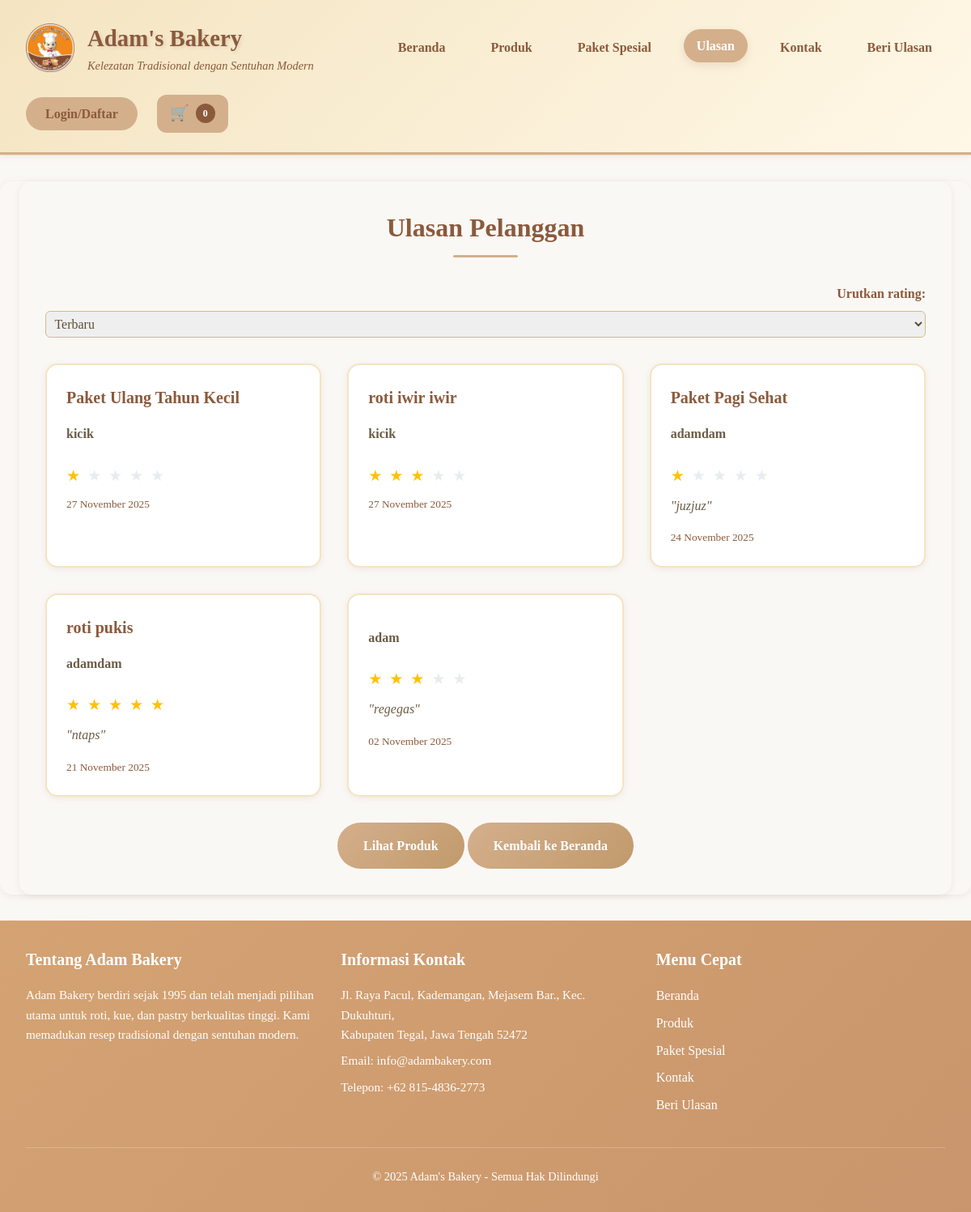
The app's page /view_reviews.php, older data.
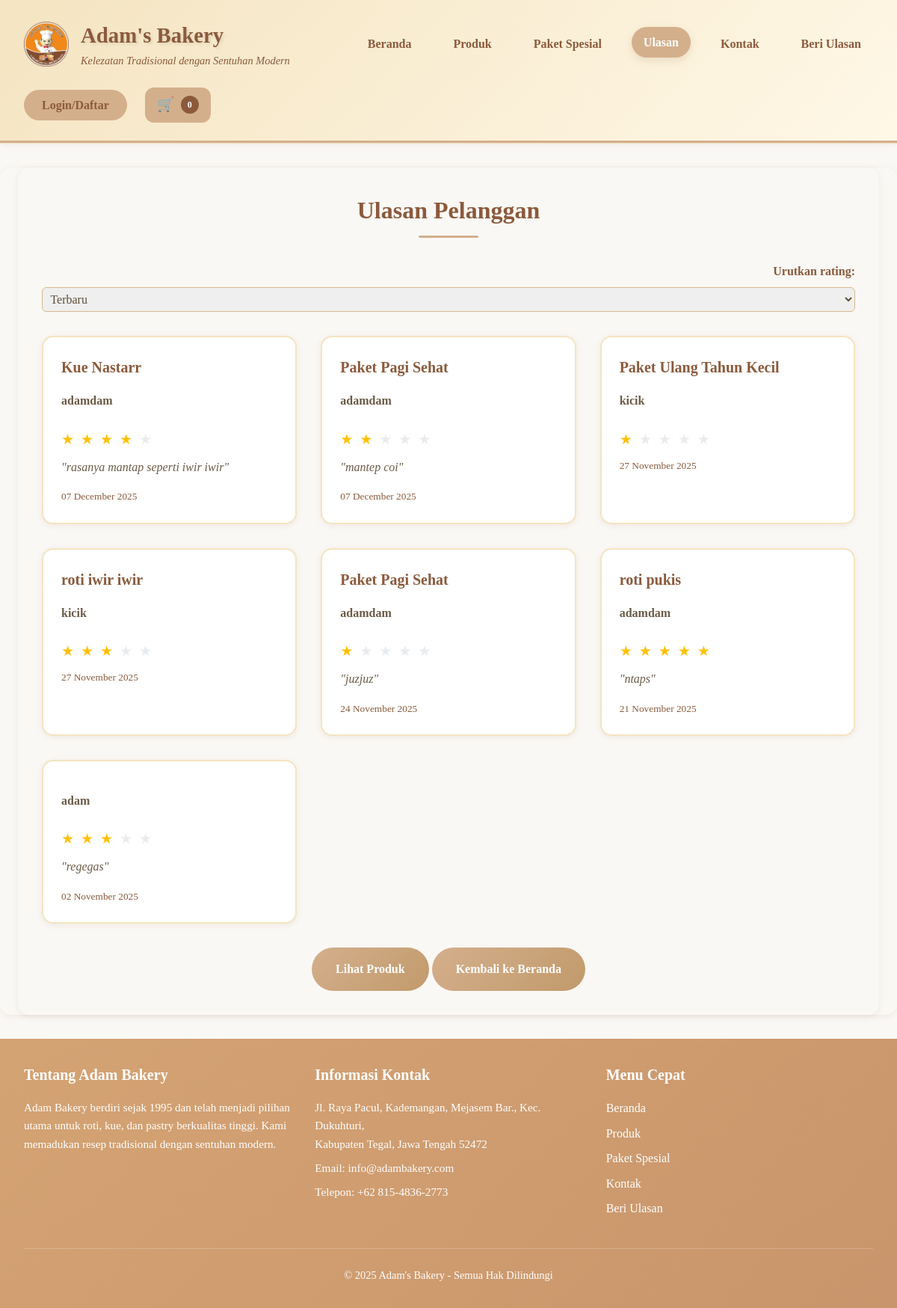
The same page, newer data.
### tables this page shows
CREATE TABLE `reviews` (
  `id` int(11) NOT NULL AUTO_INCREMENT,
  `transaction_id` int(11) NOT NULL,
  `product_id` int(11) DEFAULT NULL COMMENT 'ID produk jika review untuk produk',
  `package_id` int(11) DEFAULT NULL COMMENT 'ID paket jika review untuk paket',
  `item_type` enum('product','package') NOT NULL DEFAULT 'product' COMMENT 'Tipe item: product atau package',
  `nama_reviewer` varchar(255) NOT NULL,
  `rating` int(11) NOT NULL,
  `review_text` text DEFAULT NULL,
  `created_at` timestamp NOT NULL DEFAULT current_timestamp(),
  PRIMARY KEY (`id`),
  KEY `idx_review_transaction` (`transaction_id`),
  KEY `idx_review_product` (`product_id`),
  KEY `idx_review_package` (`package_id`),
  CONSTRAINT `reviews_ibfk_1` FOREIGN KEY (`transaction_id`) REFERENCES `transactions` (`id`) ON DELETE CASCADE,
  CONSTRAINT `reviews_ibfk_2` FOREIGN KEY (`product_id`) REFERENCES `products` (`id`) ON DELETE SET NULL,
  CONSTRAINT `reviews_ibfk_3` FOREIGN KEY (`package_id`) REFERENCES `packages` (`id`) ON DELETE SET NULL
);

### backend/helpers.php (called while the page is built, shortened)
<?php
function getCartSummary()
{
    if (!isset($_SESSION['cart']) || empty($_SESSION['cart'])) {
        return [
            'count' => 0,
            'total' => 0,
            'items' => []
        ];
    }
    $cartItems = [];
    $totalAmount = 0;
    return [
        'count' => count($cartItems),
        'total' => $totalAmount,
        'items' => $cartItems
    ];
}
function isAuthenticated()
{
    return isset($_SESSION['customer_id']);
}
?>

### view_reviews.php (the view, shortened to what this page needs)
<?php
include 'includes/header.php';
$where_clause = "WHERE 1=1";
$params = [];
$types = '';
$order_by = "r.created_at DESC";
$reviews_query = "
    SELECT r.*,
           CASE
               WHEN r.item_type = 'product' THEN p.nama
               WHEN r.item_type = 'package' THEN pkg.nama
           END as item_name
    FROM reviews r
    LEFT JOIN products p ON r.product_id = p.id
    LEFT JOIN packages pkg ON r.package_id = pkg.id
    $where_clause
    ORDER BY $order_by
";
if (count($params) > 0) {
    $stmt = $conn->prepare($reviews_query);
    $stmt->bind_param($types, ...$params);
    $stmt->execute();
    $reviews = $stmt->get_result();
} else {
    $reviews = $conn->query($reviews_query);
}
?>
<main>
    <h2>Ulasan Pelanggan</h2>
    <?php if ($reviews->num_rows > 0): ?>
        <form method="GET" style="text-align: right; margin-bottom: 1rem;">
            <label for="sort_rating"><strong>Urutkan rating:</strong></label>
            <select name="sort_rating" id="sort_rating" onchange="this.form.submit()" style="padding: 0.4rem; border-radius: 6px; border: 1px solid #d8b98b;">
                <option value="">Terbaru</option>
            </select>
        </form>
    <?php endif; ?>
    <?php if ($reviews->num_rows == 0): ?>
        <p>Belum ada ulasan untuk item ini.</p>
    <?php else: ?>
        <div class="product-grid">
            <?php while ($review = $reviews->fetch_assoc()): ?>
                <div class="product-card">
                   <h4><?php echo htmlspecialchars($review['item_name'] ?? ''); ?></h4>
                    <p><strong><?php echo htmlspecialchars($review['nama_reviewer']); ?></strong></p>
                    <div class="rating" style="margin: 0.5rem 0;">
                        <?php for ($i = 1; $i <= 5; $i++): ?>
                            <span class="<?php echo $i <= $review['rating'] ? '' : 'empty'; ?>">★</span>
                        <?php endfor; ?>
                    </div>
                    <?php if ($review['review_text']): ?>
                        <p style="font-style: italic; color: #6b5b47;">"<?php echo htmlspecialchars($review['review_text']); ?>"</p>
                    <?php endif; ?>
                    <small style="color: #8b5a3c;">
                        <?php echo date('d F Y', strtotime($review['created_at'])); ?>
                    </small>
                </div>
            <?php endwhile; ?>
        </div>
    <?php endif; ?>
    <div class="text-center mt-2">
        <a href="products.php" class="btn">Lihat Produk</a>
        <a href="index.php" class="btn">Kembali ke Beranda</a>
    </div>
</main>
<?php include 'includes/footer.php'; ?>

### includes/header.php (shortened to what this page needs)
<?php
$isAuthenticated = isAuthenticated();
$currentPage = basename($_SERVER['PHP_SELF']);
$cartSummary = getCartSummary();
?>
<!DOCTYPE html>
<html lang="id">
<head>
    <link rel="stylesheet" href="/assets/css/style.css">
</head>
<body>
    <header class="site-header">
        <div class="header-container">
            <div class="logo-section">
                <img src="/assets/images/logoadambakery.png" alt="<?php echo APP_NAME; ?> Logo" class="logo">
                <div class="brand-info">
                    <h1 class="brand-name"><?php echo APP_NAME; ?></h1>
                    <p class="brand-tagline">Kelezatan Tradisional dengan Sentuhan Modern</p>
                </div>
            </div>
            <nav class="main-navigation">
                <a href="index.php" class="nav-link <?php echo $currentPage === 'index.php' ? 'active' : ''; ?>">Beranda</a>
                <a href="products.php" class="nav-link <?php echo $currentPage === 'products.php' ? 'active' : ''; ?>">Produk</a>
                <a href="packages.php" class="nav-link <?php echo $currentPage === 'packages.php' ? 'active' : ''; ?>">Paket Spesial</a>
                <a href="view_reviews.php" class="nav-link <?php echo $currentPage === 'view_reviews.php' ? 'active' : ''; ?>">Ulasan</a>
                <a href="contact.php" class="nav-link <?php echo $currentPage === 'contact.php' ? 'active' : ''; ?>">Kontak</a>
                <a href="check_review_status.php" class="nav-link <?php echo $currentPage === 'check_review_status.php' ? 'active' : ''; ?>">Beri Ulasan</a>
            </nav>
            <div class="header-actions">
                <?php if ($isAuthenticated): ?>
                    <span class="user-welcome">
                        Halo, <?php echo InputSanitizer::escapeHtml($_SESSION['customer_name']); ?>
                    </span>
                    <a href="customer_logout.php" class="btn-logout">Logout</a>
                <?php else: ?>
                    <a href="customer_auth.php" class="btn-login">Login/Daftar</a>
                <?php endif; ?>
                <a href="checkout.php" class="cart-link">
                    <span class="cart-icon">🛒</span>
                    <span class="cart-count"><?php echo $cartSummary['count']; ?></span>
                </a>
            </div>
        </div>
    </header>
    <hr class="header-divider">
    <main class="page-content">

### includes/footer.php (shortened to what this page needs)
    </main>
    <footer class="site-footer">
        <div class="footer-container">
            <div class="footer-section">
                <h4>Tentang Adam Bakery</h4>
                <p>
                    Adam Bakery berdiri sejak 1995 dan telah menjadi pilihan utama untuk roti, kue, dan pastry berkualitas tinggi.
                    Kami memadukan resep tradisional dengan sentuhan modern.
                </p>
            </div>
            <div class="footer-section">
                <h4>Informasi Kontak</h4>
                <p>
                    Jl. Raya Pacul, Kademangan, Mejasem Bar., Kec. Dukuhturi,<br>
                    Kabupaten Tegal, Jawa Tengah 52472
                </p>
                <p>Email: info@adambakery.com</p>
                <p>Telepon: +62 815-4836-2773</p>
            </div>
            <div class="footer-section">
                <h4>Menu Cepat</h4>
                <ul>
                    <li><a href="/index.php">Beranda</a></li>
                    <li><a href="/products.php">Produk</a></li>
                    <li><a href="/packages.php">Paket Spesial</a></li>
                    <li><a href="/contact.php">Kontak</a></li>
                    <li><a href="/check_review_status.php">Beri Ulasan</a></li>
                </ul>
            </div>
        </div>
        <div class="footer-bottom">
            <p>&copy; <?php echo date('Y'); ?> <?php echo APP_NAME; ?> - Semua Hak Dilindungi</p>
        </div>
    </footer>
</body>
</html>

Row changes from the older to the newer data that the page shows:
added reviews: item_name "Kue Nastarr", nama_reviewer "adamdam", review_text "rasanya mantap seperti iwir iwir", created_at "07 December 2025"
added reviews: item_name "Paket Pagi Sehat", nama_reviewer "adamdam", review_text "mantep coi", created_at "07 December 2025"
